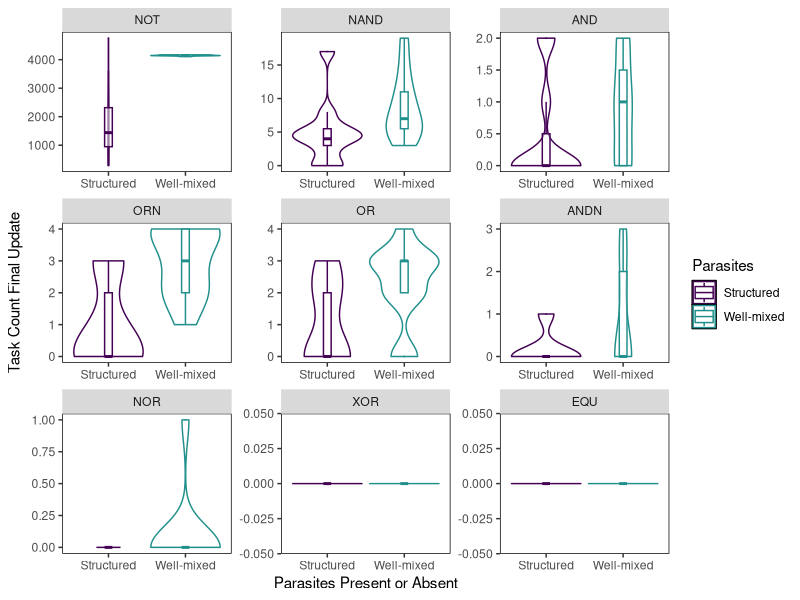
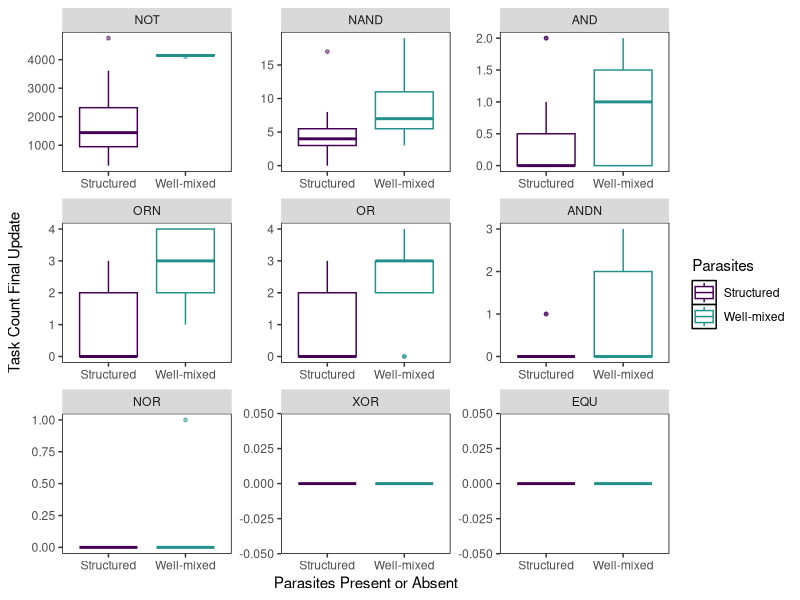

Generate these figures, in order, with R: (Note: this script raises an error after producing the figures.)
require(ggplot2)
#install.packages("viridis")
library(viridis)
library(scales)

#Set your working directory to the Analysis folder for your project

#Read in the data
initial_data <- read.table("munged_basic.dat", h=T)
initial_data$task <- factor(initial_data$task, levels=c("NOT", "NAND", "AND", "ORN", "OR", "ANDN", "NOR", "XOR", "EQU"))
initial_data[2] <- data.frame(lapply(initial_data[2], function(x) {gsub("Grid0", "Well-mixed", x)}))
initial_data[2] <- data.frame(lapply(initial_data[2], function(x) {gsub("Grid1", "Structured", x)}))
final_update <- subset(initial_data, update == "10000")

host_data <- subset(final_update, partner == "Host")

#Plot the host task counts at final update

#violin plot?
ggplot(data=host_data, aes(x=treatment, y=count, color=treatment)) + geom_violin() + ylab("Task Count Final Update") + xlab("Parasites Present or Absent") + theme(panel.background = element_rect(fill='white', colour='black')) + theme(panel.grid.major = element_blank(), panel.grid.minor = element_blank()) + guides(fill=FALSE) + scale_color_manual(name="Parasites", values=viridis(3)) + facet_wrap(~task, scales = "free") + geom_boxplot(alpha=0.5, outlier.size=0, width=0.1) 

#regular box plot
ggplot(data=host_data, aes(x=treatment, y=count, color=treatment)) + geom_boxplot(alpha=0.5, outlier.size=1) + ylab("Task Count Final Update") + xlab("Parasites Present or Absent") + theme(panel.background = element_rect(fill='white', colour='black')) + theme(panel.grid.major = element_blank(), panel.grid.minor = element_blank()) + guides(fill=FALSE) + scale_color_manual(name="Parasites", values=viridis(3)) + facet_wrap(~task, scales = "free")



wilcox.test(subset(host_data, treatment=="Absent" & task=="NOT")$count, subset(host_data, treatment=="Present" & task=="NOT")$count)
median(subset(host_data, treatment=="Absent" & task=="NOT")$count)
median(subset(host_data, treatment=="Present" & task=="NOT")$count)
wilcox.test(subset(host_data, treatment=="Absent" & task=="NAND")$count, subset(host_data, treatment=="Present" & task=="NAND")$count)
median(subset(host_data, treatment=="Absent" & task=="NAND")$count)
median(subset(host_data, treatment=="Present" & task=="NAND")$count)
wilcox.test(subset(host_data, treatment=="Absent" & task=="AND")$count, subset(host_data, treatment=="Present" & task=="AND")$count)
wilcox.test(subset(host_data, treatment=="Absent" & task=="ANDN")$count, subset(host_data, treatment=="Present" & task=="ANDN")$count)
wilcox.test(subset(host_data, treatment=="Absent" & task=="OR")$count, subset(host_data, treatment=="Present" & task=="OR")$count)
median(subset(host_data, treatment=="Absent" & task=="OR")$count)
median(subset(host_data, treatment=="Present" & task=="OR")$count)
wilcox.test(subset(host_data, treatment=="Absent" & task=="ORN")$count, subset(host_data, treatment=="Present" & task=="ORN")$count)

#All tasks over time
ggplot(data=initial_data, aes(x=update, y=count, group=treatment, colour=treatment)) + ylab("Task count") + xlab("Updates") + stat_summary(aes(color=treatment, fill=treatment),fun.data="mean_cl_boot", geom=c("smooth"), se=TRUE) + theme(panel.background = element_rect(fill='white', colour='black')) + theme(panel.grid.major = element_blank(), panel.grid.minor = element_blank()) + guides(fill=FALSE) +scale_colour_manual(values=viridis(3)) + scale_fill_manual(values=viridis(3)) + facet_grid(task ~ partner, scales='free')

# Specific host tasks over time
host_over_time <- subset(initial_data, partner=="Host")
limited_tasks <- subset(host_over_time, task=="NOT" | task=="NAND" | task=="AND" | task=="ORN" | task=="OR" | task=="ANDN")

ggplot(data=limited_tasks, aes(x=update, y=count, group=treatment, colour=treatment)) + ylab("Task count") + xlab("Updates") + stat_summary(aes(color=treatment, fill=treatment),fun.data="mean_cl_boot", geom=c("smooth"), se=TRUE) + theme(panel.background = element_rect(fill='white', colour='black')) + theme(panel.grid.major = element_blank(), panel.grid.minor = element_blank()) + guides(fill=FALSE) +scale_colour_manual(name = "Parasites", values=viridis(3)) + scale_fill_manual(values=viridis(3)) + facet_grid(task ~ ., scales='free')

# Specific parasite tasks over time
parasite_over_time <- subset(initial_data, partner=="Parasite")
para_limited_tasks <- subset(parasite_over_time, task=="NOT" | task=="NAND" | task=="AND" | task=="ORN" | task=="OR")

ggplot(data=para_limited_tasks, aes(x=update, y=count, group=treatment, colour=treatment)) + ylab("Task count") + xlab("Updates") + stat_summary(aes(color=treatment, fill=treatment),fun.data="mean_cl_boot", geom=c("smooth"), se=TRUE) + theme(panel.background = element_rect(fill='white', colour='black')) + theme(panel.grid.major = element_blank(), panel.grid.minor = element_blank()) + guides(fill=FALSE) +scale_colour_manual(name = "Parasites", values=viridis(3)) + scale_fill_manual(values=viridis(3)) + facet_grid(task ~ ., scales='free')

#Tasks over time by replicate
NAND <- subset(initial_data, task=="NAND")
NOT <- subset(initial_data, task=="NOT")
AND <- subset(initial_data, task=="AND")

ggplot(data=NOT, aes(x=update, y=count, group=treatment, colour=treatment)) + ylab("Task count") + xlab("Updates") + stat_summary(aes(color=treatment, fill=treatment),fun.data="mean_cl_boot", geom=c("smooth"), se=TRUE) + theme(panel.background = element_rect(fill='white', colour='black')) + theme(panel.grid.major = element_blank(), panel.grid.minor = element_blank()) + guides(fill=FALSE) +scale_colour_manual(values=viridis(3)) + scale_fill_manual(values=viridis(3)) + facet_grid(partner~rep, scales='free')
